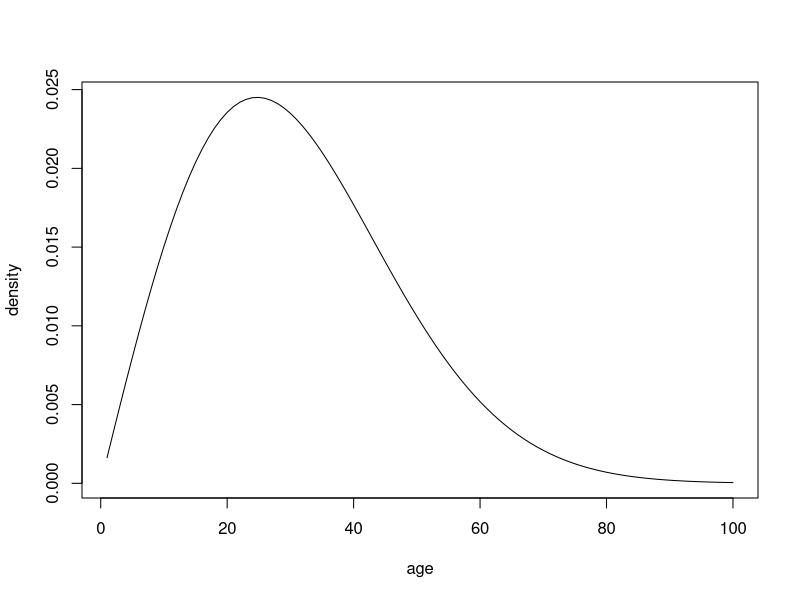
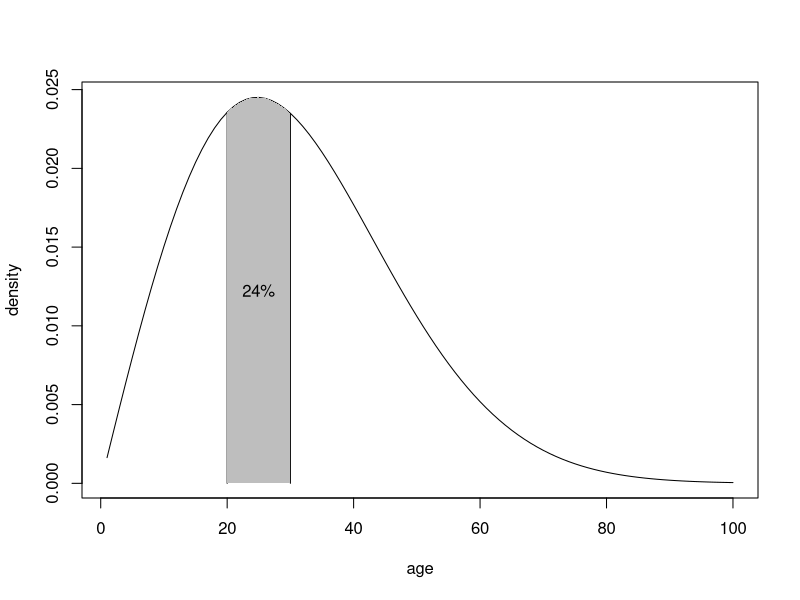
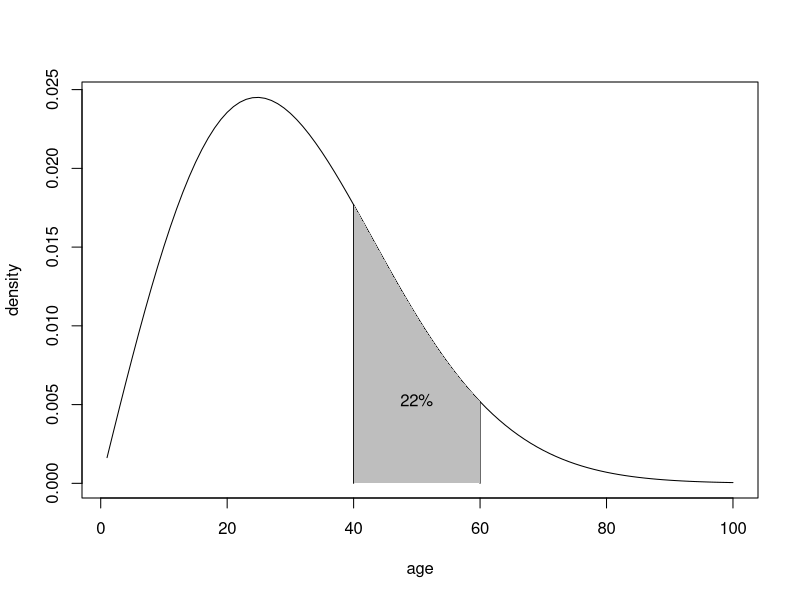
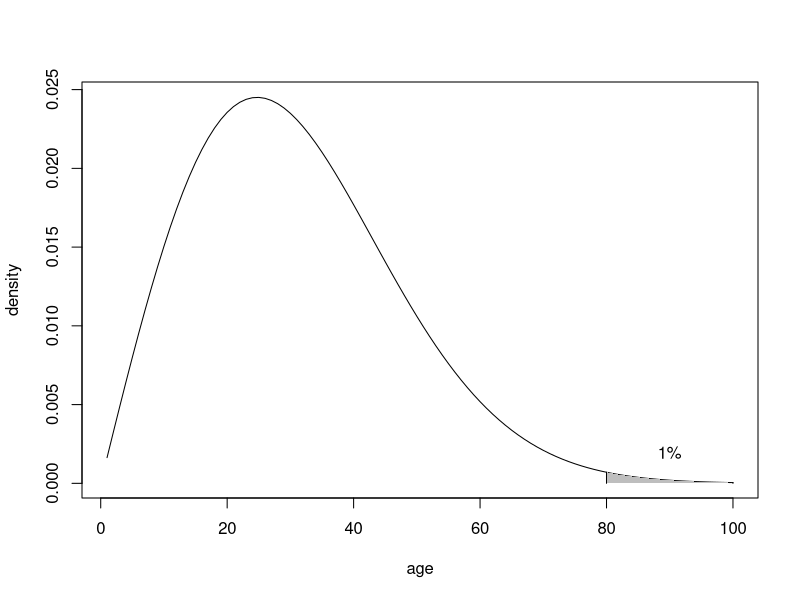
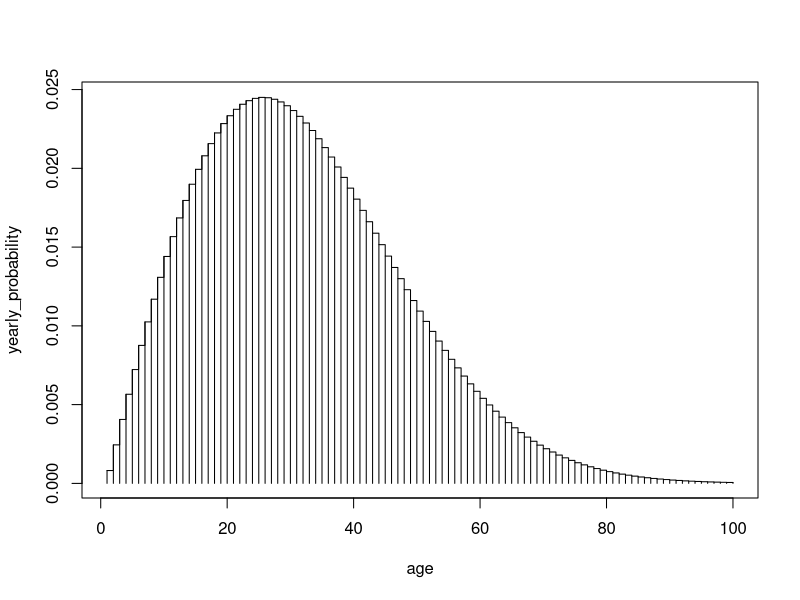

Here is the R script that generated these plots, in order:
## ---- chunk 1
age <- seq(1, 100, by=1)
age <- round(age, 1)
density <- dweibull(age, 2, 35)
plot(age, density, type="l")
## ---- chunk 2
pct <- function(x) (paste(round(100*x), "%", sep=""))
plot(age, density, type="l")
age1 <- 20
age2 <- 30
age_mean <- (age1+age2) / 2
segments(age1, 0, age1, density[age==age1])
segments(age2, 0, age2, density[age==age2])
age_range <- (age>=age1) & (age<=age2)
polygon(x=c(age2, age1, age[age_range]), y=c(0, 0, density[age_range]), border=NA, col="gray")
probability <- pweibull(age2, 2, 35) - pweibull(age1, 2, 35)
text(age_mean, 0.5*density[age==age_mean], pct(probability))
## ---- chunk 3
plot(age, density, type="l")
age1 <- 40
age2 <- 60
age_mean <- (age1+age2) / 2
segments(age1, 0, age1, density[age==age1])
segments(age2, 0, age2, density[age==age2])
age_range <- (age>=age1) & (age<=age2)
polygon(x=c(age2, age1, age[age_range]), y=c(0, 0, density[age_range]), border=NA, col="gray")
probability <- pweibull(age2, 2, 35) - pweibull(age1, 2, 35)
text(age_mean, 0.5*density[age==age_mean], pct(probability))
## ---- chunk 4
plot(age, density, type="l")
age1 <- 80
age2 <- 100
age_mean <- (age1+age2) / 2
segments(age1, 0, age1, density[age==age1])
segments(age2, 0, age2, density[age==age2])
age_range <- (age>=age1) & (age<=age2)
polygon(x=c(age2, age1, age[age_range]), y=c(0, 0, density[age_range]), border=NA, col="gray")
probability <- pweibull(age2, 2, 35) - pweibull(age1, 2, 35)
text(age_mean, 10*density[age==age_mean], pct(probability))
## ---- chunk 5
yearly_probability <- pweibull(age, 2, 35)-c(0,pweibull(age[-100], 2, 35))
sum(yearly_probability)
plot(age,yearly_probability,type="s")
segments(age, 0, age, yearly_probability)
